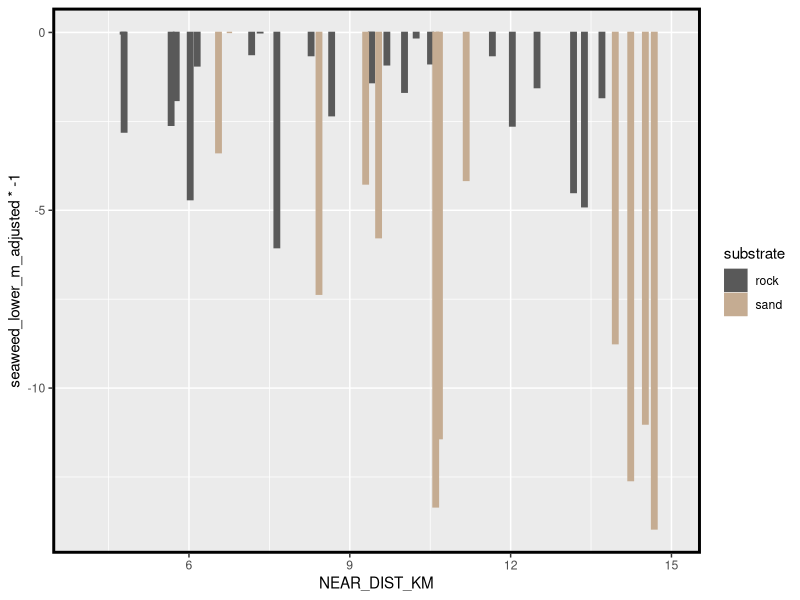
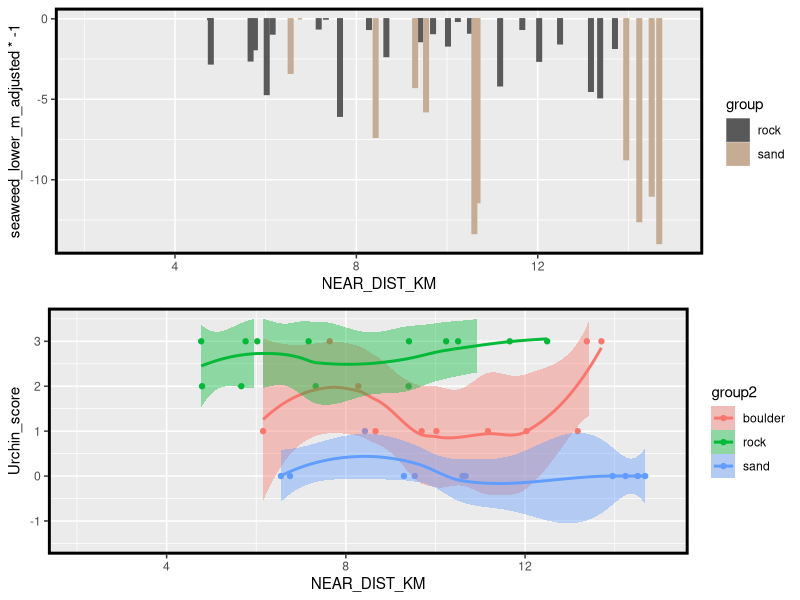

Write R code to recreate these figures, in order.
## ---- chunk 1
library(tidyverse)
library(readxl)
library(cowplot)
library(MASS)

#Import ROV data set
ROV<-read_excel("../data/ROV/ROV_data_2020.xlsx", sheet = "ROV_data_2020")
ROV.dist <- read_csv("../data/ROV/ROV_data_2020_distance.csv")
ROV.urch <- read_excel("../data/ROV/ROVUrchinScores.xlsx")
ROV.urch$rov_site_id <- as.character(ROV.urch$rov_site_id)
#Remove observation 41 because it was redone later
ROV2<-left_join(ROV.dist, ROV, by = "rov_site_id")
ROV.ran <- filter(ROV2, type == "random")
ggplot(ROV.ran, aes(x = NEAR_DIST_KM, y = seaweed_lower_m_adjusted*-1, color = substrate, fill = substrate))+
  geom_bar(stat= "identity",width =0.1)+
  scale_color_manual(values = c("#595959", "#C5AC92"))+
  scale_fill_manual(values = c("#595959", "#C5AC92"))+
  theme(panel.border = element_rect(colour = "black", fill=NA, size=2))+
  xlim(c(4,15))

ROV.ran2<-full_join(ROV.ran, ROV.urch)
p1<-ggplot(ROV.ran2, aes(x = NEAR_DIST_KM, y = seaweed_lower_m_adjusted*-1, color = group, fill = group))+
  geom_bar(stat= "identity",width =0.1)+
  scale_color_manual(values = c("#595959", "#C5AC92"))+
  scale_fill_manual(values = c("#595959", "#C5AC92"))+
  theme(panel.border = element_rect(colour = "black", fill=NA, size=2))+
  xlim(c(2,15))


p2<-ggplot(ROV.ran2, aes(x = NEAR_DIST_KM, y = Urchin_score, color = group2, fill = group2))+
  geom_point(stat= "identity",width =0.1)+
  stat_smooth()+
  #scale_color_manual(values = c("#595959", "#C5AC92"))+
  #scale_fill_manual(values = c("#595959", "#C5AC92"))+
  theme(panel.border = element_rect(colour = "black", fill=NA, size=2))+
  xlim(c(2,15))+
  ylim(c(-1.5,3.5))

plot_grid(p1,p2, ncol = 1)

ROV.ran2$Urchin_score <- as.ordered(ROV.ran2$Urchin_score)
kruskal.test(Urchin_score ~ group2, data = ROV.ran2)

